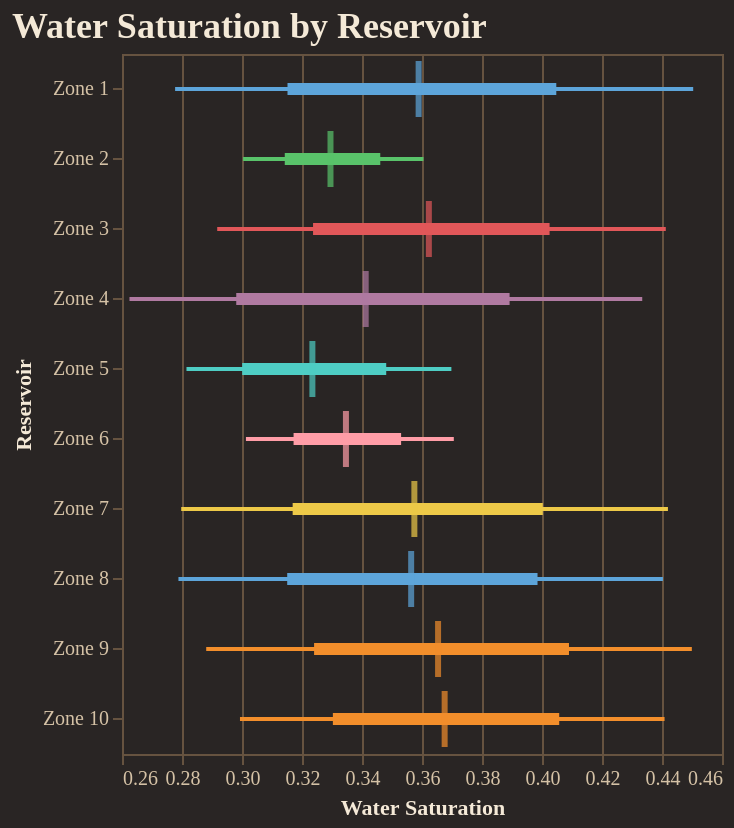

Notebook code for this chart:
### Code cell
fig = reporter.plotter.forest_plot(
    "Water Saturation", 
    backend=PLOTTING_BACKEND
)
fig.show()

### Figure 1 — Vega-Lite specification as saved in the notebook (floating-point values rounded to 4 significant figures)
{"config": {"background": "#292524", "view": {"fill": "#292524", "stroke": "#665340"}, "title": {"color": "#f4e9d7", "font": "Merriweather", "fontSize": 18, "fontWeight": 600, "subtitleColor": "#d5c2a6", "anchor": "start"}, "axis": {"domainColor": "#665340", "gridColor": "#665340", "tickColor": "#665340", "labelColor": "#d5c2a6", "titleColor": "#f4e9d7", "labelFont": "Merriweather", "titleFont": "Merriweather"}, "legend": {"titleColor": "#f4e9d7", "labelColor": "#d5c2a6", "labelFont": "Merriweather", "titleFont": "Merriweather", "orient": "top-right", "symbolType": "circle"}, "header": {"labelColor": "#d5c2a6", "titleColor": "#f4e9d7", "labelFont": "Merriweather", "titleFont": "Merriweather"}, "mark": {"color": "#c78d3b"}, "line": {"color": "#c78d3b"}, "bar": {"color": "#c78d3b"}, "point": {"color": "#ddb06d"}, "area": {"color": "#c78d3b", "opacity": 0.35}, "text": {"color": "#f4e9d7", "font": "Merriweather"}, "range": {"category": ["#5DA5DA", "#F28E2B", "#59C36A", "#E15759", "#B07AA1", "#4ECDC4", "#FF9DA7", "#EDC948"]}}, "layer": [{"mark": {"type": "rule", "strokeWidth": 2}, "encoding": {"color": {"field": "group", "legend": null, "type": "nominal"}, "x": {"field": "p10", "scale": {"zero": false}, "title": "Water Saturation", "type": "quantitative"}, "x2": {"field": "p90"}, "y": {"field": "group", "sort": ["Zone 1", "Zone 2", "Zone 3", "Zone 4", "Zone 5", "Zone 6", "Zone 7", "Zone 8", "Zone 9", "Zone 10"], "title": "Reservoir", "type": "nominal"}}}, {"mark": {"type": "rule", "strokeWidth": 6}, "encoding": {"color": {"field": "group", "legend": null, "type": "nominal"}, "x": {"field": "p25", "scale": {"zero": false}, "title": "Water Saturation", "type": "quantitative"}, "x2": {"field": "p75"}, "y": {"field": "group", "sort": ["Zone 1", "Zone 2", "Zone 3", "Zone 4", "Zone 5", "Zone 6", "Zone 7", "Zone 8", "Zone 9", "Zone 10"], "title": "Reservoir", "type": "nominal"}}}, {"mark": {"type": "tick", "color": "black", "size": 28, "thickness": 3}, "encoding": {"color": {"field": "group", "legend": null, "type": "nominal"}, "tooltip": [{"field": "group", "title": "Group", "type": "nominal"}, {"field": "p10", "title": "P10", "type": "quantitative"}, {"field": "p25", "title": "P25", "type": "quantitative"}, {"field": "median", "title": "Median", "type": "quantitative"}, {"field": "p75", "title": "P75", "type": "quantitative"}, {"field": "p90", "title": "P90", "type": "quantitative"}], "x": {"field": "median", "scale": {"zero": false}, "title": "Water Saturation", "type": "quantitative"}, "y": {"field": "group", "sort": ["Zone 1", "Zone 2", "Zone 3", "Zone 4", "Zone 5", "Zone 6", "Zone 7", "Zone 8", "Zone 9", "Zone 10"], "title": "Reservoir", "type": "nominal"}}}], "data": {"name": "data-75ecccb464e229a5274747f5c8305072"}, "height": 350, "title": "Water Saturation by Reservoir", "width": "container", "$schema": "https://vega.github.io/schema/vega-lite/v5.20.1.json", "datasets": {"data-75ecccb464e229a5274747f5c8305072": [{"group": "Zone 1", "p10": 0.2777, "p25": 0.3152, "median": 0.3589, "p75": 0.4048, "p90": 0.4504}, {"group": "Zone 2", "p10": 0.3004, "p25": 0.3143, "median": 0.3295, "p75": 0.3461, "p90": 0.3605}, {"group": "Zone 3", "p10": 0.2917, "p25": 0.3237, "median": 0.3623, "p75": 0.4025, "p90": 0.4413}, {"group": "Zone 4", "p10": 0.2625, "p25": 0.2981, "median": 0.3412, "p75": 0.3892, "p90": 0.4334}, {"group": "Zone 5", "p10": 0.2815, "p25": 0.3001, "median": 0.3235, "p75": 0.3481, "p90": 0.3698}, {"group": "Zone 6", "p10": 0.3013, "p25": 0.3172, "median": 0.3346, "p75": 0.353, "p90": 0.3706}, {"group": "Zone 7", "p10": 0.2797, "p25": 0.3169, "median": 0.3575, "p75": 0.4003, "p90": 0.442}, {"group": "Zone 8", "p10": 0.2788, "p25": 0.3151, "median": 0.3564, "p75": 0.3985, "p90": 0.4403}, {"group": "Zone 9", "p10": 0.2881, "p25": 0.324, "median": 0.3654, "p75": 0.409, "p90": 0.4499}, {"group": "Zone 10", "p10": 0.2993, "p25": 0.3303, "median": 0.3675, "p75": 0.4057, "p90": 0.4408}]}}
